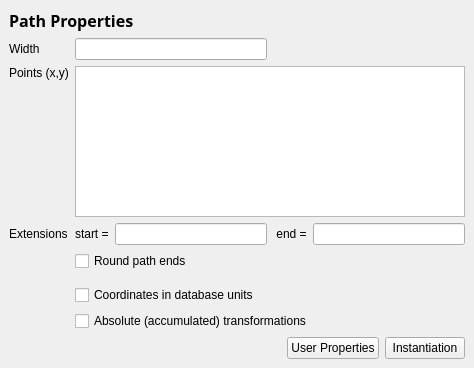
<ui version="4.0" >
 <class>PathPropertiesPage</class>
 <widget class="QWidget" name="PathPropertiesPage" >
  <property name="geometry" >
   <rect>
    <x>0</x>
    <y>0</y>
    <width>474</width>
    <height>368</height>
   </rect>
  </property>
  <property name="windowTitle" >
   <string>Form</string>
  </property>
  <layout class="QGridLayout" >
   <property name="margin" >
    <number>9</number>
   </property>
   <property name="spacing" >
    <number>6</number>
   </property>
   <item row="3" column="1" colspan="2" >
    <widget class="QFrame" name="frame_2" >
     <property name="frameShape" >
      <enum>QFrame::NoFrame</enum>
     </property>
     <property name="frameShadow" >
      <enum>QFrame::Raised</enum>
     </property>
     <layout class="QHBoxLayout" >
      <property name="margin" >
       <number>0</number>
      </property>
      <property name="spacing" >
       <number>6</number>
      </property>
      <item>
       <widget class="QLabel" name="label_6" >
        <property name="text" >
         <string>start =</string>
        </property>
       </widget>
      </item>
      <item>
       <widget class="QLineEdit" name="start_ext_le" >
        <property name="sizePolicy" >
         <sizepolicy>
          <hsizetype>7</hsizetype>
          <vsizetype>0</vsizetype>
          <horstretch>1</horstretch>
          <verstretch>0</verstretch>
         </sizepolicy>
        </property>
       </widget>
      </item>
      <item>
       <widget class="QLabel" name="label_8" >
        <property name="text" >
         <string> end =</string>
        </property>
       </widget>
      </item>
      <item>
       <widget class="QLineEdit" name="end_ext_le" >
        <property name="sizePolicy" >
         <sizepolicy>
          <hsizetype>7</hsizetype>
          <vsizetype>0</vsizetype>
          <horstretch>1</horstretch>
          <verstretch>0</verstretch>
         </sizepolicy>
        </property>
       </widget>
      </item>
     </layout>
    </widget>
   </item>
   <item row="7" column="1" colspan="2" >
    <widget class="QCheckBox" name="abs_cb" >
     <property name="text" >
      <string>Absolute (accumulated) transformations</string>
     </property>
    </widget>
   </item>
   <item row="6" column="1" colspan="2" >
    <widget class="QCheckBox" name="dbu_cb" >
     <property name="text" >
      <string>Coordinates in database units</string>
     </property>
    </widget>
   </item>
   <item row="8" column="0" colspan="3" >
    <widget class="QFrame" name="frame1" >
     <property name="frameShape" >
      <enum>QFrame::NoFrame</enum>
     </property>
     <property name="frameShadow" >
      <enum>QFrame::Raised</enum>
     </property>
     <layout class="QHBoxLayout" >
      <property name="margin" >
       <number>0</number>
      </property>
      <property name="spacing" >
       <number>6</number>
      </property>
      <item>
       <spacer>
        <property name="orientation" >
         <enum>Qt::Horizontal</enum>
        </property>
        <property name="sizeHint" >
         <size>
          <width>211</width>
          <height>20</height>
         </size>
        </property>
       </spacer>
      </item>
      <item>
       <widget class="QPushButton" name="prop_pb" >
        <property name="text" >
         <string>User Properties</string>
        </property>
       </widget>
      </item>
      <item>
       <widget class="QPushButton" name="inst_pb" >
        <property name="text" >
         <string>Instantiation</string>
        </property>
       </widget>
      </item>
     </layout>
    </widget>
   </item>
   <item row="2" column="1" colspan="2" >
    <widget class="QTextEdit" name="ptlist_le" >
     <property name="sizePolicy" >
      <sizepolicy>
       <hsizetype>7</hsizetype>
       <vsizetype>7</vsizetype>
       <horstretch>1</horstretch>
       <verstretch>0</verstretch>
      </sizepolicy>
     </property>
     <property name="lineWidth" >
      <number>2</number>
     </property>
     <property name="tabStopWidth" >
      <number>100</number>
     </property>
    </widget>
   </item>
   <item row="5" column="0" colspan="3" >
    <spacer>
     <property name="orientation" >
      <enum>Qt::Vertical</enum>
     </property>
     <property name="sizeType" >
      <enum>QSizePolicy::Fixed</enum>
     </property>
     <property name="sizeHint" >
      <size>
       <width>451</width>
       <height>8</height>
      </size>
     </property>
    </spacer>
   </item>
   <item row="1" column="2" >
    <spacer>
     <property name="orientation" >
      <enum>Qt::Horizontal</enum>
     </property>
     <property name="sizeHint" >
      <size>
       <width>135</width>
       <height>20</height>
      </size>
     </property>
    </spacer>
   </item>
   <item row="3" column="0" >
    <widget class="QLabel" name="label" >
     <property name="text" >
      <string>Extensions</string>
     </property>
    </widget>
   </item>
   <item row="1" column="1" >
    <widget class="QLineEdit" name="width_le" >
     <property name="sizePolicy" >
      <sizepolicy>
       <hsizetype>7</hsizetype>
       <vsizetype>0</vsizetype>
       <horstretch>0</horstretch>
       <verstretch>0</verstretch>
      </sizepolicy>
     </property>
    </widget>
   </item>
   <item row="2" column="0" >
    <widget class="QLabel" name="label_3" >
     <property name="text" >
      <string>Points (x,y)</string>
     </property>
     <property name="alignment" >
      <set>Qt::AlignLeading|Qt::AlignLeft|Qt::AlignTop</set>
     </property>
    </widget>
   </item>
   <item row="1" column="0" >
    <widget class="QLabel" name="label_2" >
     <property name="text" >
      <string>Width</string>
     </property>
    </widget>
   </item>
   <item row="0" column="0" colspan="3" >
    <widget class="QFrame" name="frame2" >
     <property name="frameShape" >
      <enum>QFrame::NoFrame</enum>
     </property>
     <property name="frameShadow" >
      <enum>QFrame::Raised</enum>
     </property>
     <layout class="QHBoxLayout" >
      <property name="margin" >
       <number>0</number>
      </property>
      <property name="spacing" >
       <number>6</number>
      </property>
      <item>
       <widget class="QLabel" name="label_12" >
        <property name="font" >
         <font>
          <family>Sans Serif</family>
          <pointsize>12</pointsize>
          <weight>75</weight>
          <italic>false</italic>
          <bold>true</bold>
          <underline>false</underline>
          <strikeout>false</strikeout>
         </font>
        </property>
        <property name="text" >
         <string>Path Properties</string>
        </property>
       </widget>
      </item>
      <item>
       <widget class="QLabel" name="layer_lbl" >
        <property name="sizePolicy" >
         <sizepolicy>
          <hsizetype>7</hsizetype>
          <vsizetype>5</vsizetype>
          <horstretch>0</horstretch>
          <verstretch>0</verstretch>
         </sizepolicy>
        </property>
        <property name="text" >
         <string/>
        </property>
        <property name="alignment" >
         <set>Qt::AlignRight|Qt::AlignTrailing|Qt::AlignVCenter</set>
        </property>
       </widget>
      </item>
     </layout>
    </widget>
   </item>
   <item row="4" column="1" >
    <widget class="QCheckBox" name="round_cb" >
     <property name="text" >
      <string>Round path ends</string>
     </property>
    </widget>
   </item>
  </layout>
 </widget>
 <tabstops>
  <tabstop>width_le</tabstop>
  <tabstop>ptlist_le</tabstop>
  <tabstop>start_ext_le</tabstop>
  <tabstop>end_ext_le</tabstop>
  <tabstop>round_cb</tabstop>
  <tabstop>dbu_cb</tabstop>
  <tabstop>abs_cb</tabstop>
  <tabstop>prop_pb</tabstop>
  <tabstop>inst_pb</tabstop>
 </tabstops>
 <resources/>
 <connections/>
</ui>
